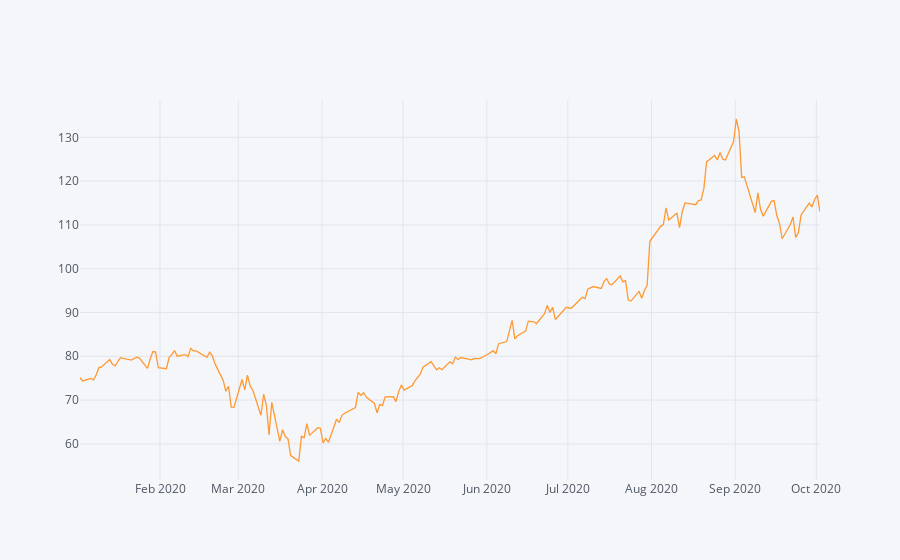

The code cell stored with this chart in its notebook:
### Code cell
df['Close'].iplot(kind='line')

### Figure 1 — Plotly figure (JSON) as saved in the notebook; plotly's stock layout.template omitted (floating-point values rounded to 4 significant figures; data arrays with more than 128 entries replaced by an {"elided": "..."} marker saying what was removed)
{"data": [{"line": {"color": "rgba(255, 153, 51, 1.0)", "dash": "solid", "shape": "linear", "width": 1.3}, "mode": "lines", "name": "Close", "text": "", "type": "scatter", "x": {"elided": "191 str values"}, "y": {"elided": "191 float values"}}], "layout": {"legend": {"bgcolor": "#F5F6F9", "font": {"color": "#4D5663"}}, "paper_bgcolor": "#F5F6F9", "plot_bgcolor": "#F5F6F9", "title": {"font": {"color": "#4D5663"}}, "xaxis": {"gridcolor": "#E1E5ED", "showgrid": true, "tickfont": {"color": "#4D5663"}, "title": {"font": {"color": "#4D5663"}, "text": ""}, "zerolinecolor": "#E1E5ED"}, "yaxis": {"gridcolor": "#E1E5ED", "showgrid": true, "tickfont": {"color": "#4D5663"}, "title": {"font": {"color": "#4D5663"}, "text": ""}, "zerolinecolor": "#E1E5ED"}}}
